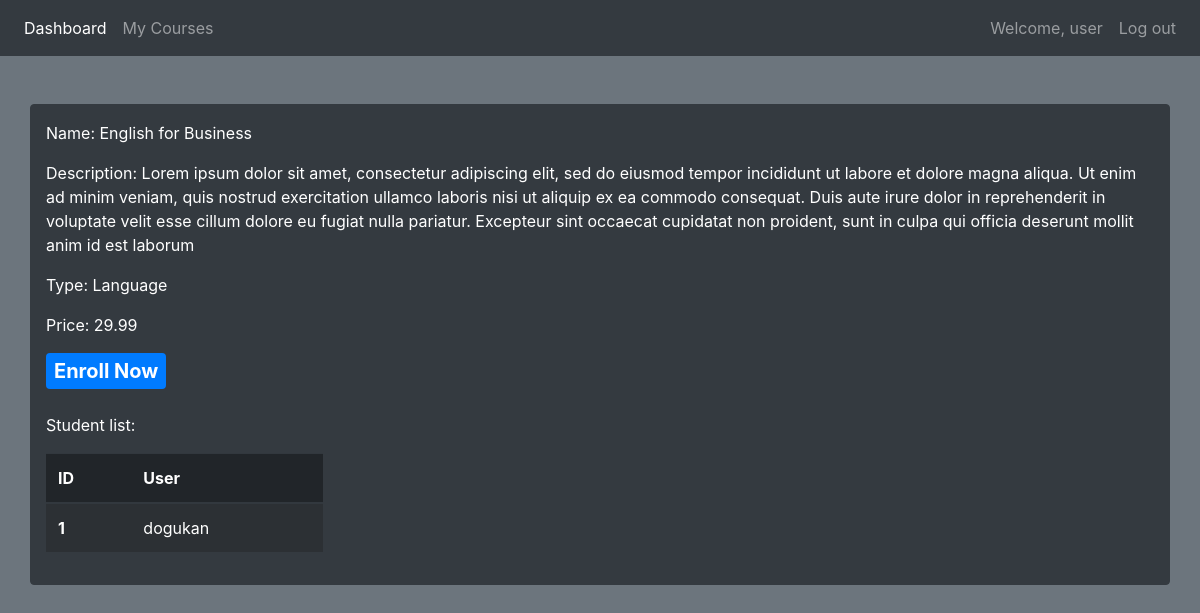
The app's page /course/1 (signed in) with its own data.
### courses/models.py (models this page shows, shortened)
class Course(models.Model):
    DANCE = "Dance"
    PROG = "Programming"
    LANG = "Language"
    TYPES = [
        (DANCE, "Dance"),
        (PROG, "Programming"),
        (LANG, "Language"),
    ]
    name = models.CharField(max_length=100)
    desc = models.TextField()
    type = models.CharField(max_length=15, choices=TYPES, default=DANCE)
    due_date = models.DateTimeField()
    active = models.BooleanField(default=True)
    price = models.DecimalField(max_digits=5, decimal_places=2)
    students = models.ManyToManyField(User, blank=True)
    @property
    def is_past_due(self):
        return timezone.now() > self.due_date

### courses/views.py (the view)
# urls.py: path('course/<str:pk>', views.course_detail, name='course_detail'),
@login_required(login_url='login')
def course_detail(request, pk):
    cd = Course.objects.get(id=pk)
    students = cd.students.all()
    is_already_enrolled = False
    for student in students:
        if student == request.user:
            is_already_enrolled = True
    context = {
        'cd':cd,
        'students':students,
        'is_already_enrolled': is_already_enrolled,
    }
    return render(request, 'courses/course_detail.html', context)

### courses/templates/courses/course_detail.html
{% extends 'courses/base.html' %}
{% block content %}
<div class="container mt-5 py-3 border border-dark rounded bg-dark text-white">
    <p>Name: {{ cd.name }}</p>
    <p>Description: {{ cd.desc }}</p>
    <p>Type: {{ cd.type }}</p>
    <p>Price: {{ cd.price }}</p>
    {% if cd.is_past_due %}
    <p>Registration to this course has ended.</p>
    <p><a href="{% url 'dashboard' %}">See other courses</a></p>
    {% elif is_already_enrolled %}
    <div class="alert alert-danger" role="alert">
        You have already enrolled to the course.
      </div>
    {% else %}
    <a class="badge badge-primary text-wrap p-2" href="{% url 'enroll_course' cd.id %}" style="font-size: 20px;">Enroll Now</a>
    {% endif %}
    <br>
    <br>
    <p>Student list:</p>
    {% if students.count == 0 %}
    <p>There is no student currently enrolled to this class.</p>
    {% else %}
    <table class="table table-striped table-dark" style="max-width: 25%;">
        <thead>
            <tr>
                <th scope="col">ID</th>
                <th scope="col">User</th>
            </tr>
        </thead>
        <tbody>
            {% for student in students %}
            <tr>
                <th scope="row">{{ student.id }}</th>
                <td>{{ student }}</td>
            </tr>
            {% endfor %}
        </tbody>
    </table>
    {% endif %}
</div>
{% endblock %}

### courses/templates/courses/base.html (shortened to what this page needs)
{% load static %}
<!doctype html>
<html lang="en">
<head>
  <link rel="stylesheet" href="https://maxcdn.bootstrapcdn.com/bootstrap/4.0.0/css/bootstrap.min.css"
>
</head>
<body class="bg-secondary">
  <nav class="navbar navbar-expand-md navbar-dark bg-dark">
    <div class="navbar-collapse collapse w-100 order-1 order-md-0 dual-collapse2">
        <ul class="navbar-nav mr-auto">
            <li class="nav-item active">
                <a class="nav-link" href="{% url 'dashboard' %}">Dashboard</a>
            </li>
            <li class="nav-item">
                <a class="nav-link" href="{% url 'my_courses' %}">My Courses</a>
            </li>
        </ul>
    </div>
    <div class="navbar-collapse collapse w-100 order-3 dual-collapse2">
        <ul class="navbar-nav ml-auto">
            <li class="nav-item">
              <a class="nav-link" href="">Welcome, {{ request.user }}</a>
            </li>
            <li class="nav-item">
                <a class="nav-link" href="{% url 'logout' %}">Log out</a>
            </li>
        </ul>
    </div>
</nav>
  {% block content %}
  {% endblock %}
</body>
</html>

### records on screen
Course: name "English for Business", desc "Lorem ipsum dolor sit amet, consectetur adipiscing elit, sed do eiusmod tempor incididunt ut labore et dolore magna aliqua. Ut enim ad minim veniam, quis nostrud exercitation ullamco laboris nisi ut aliquip ex ea commodo consequat. Duis aute irure dolor in reprehenderit in voluptate velit esse cillum dolore eu fugiat nulla pariatur. Excepteur sint occaecat cupidatat non proident, sunt in culpa qui officia deserunt mollit anim id est laborum", type "Language", price "29.99"

### other values on screen
{{ request.user }} "user"
{{ student.id }} "1"
{{ student }} "dogukan"
